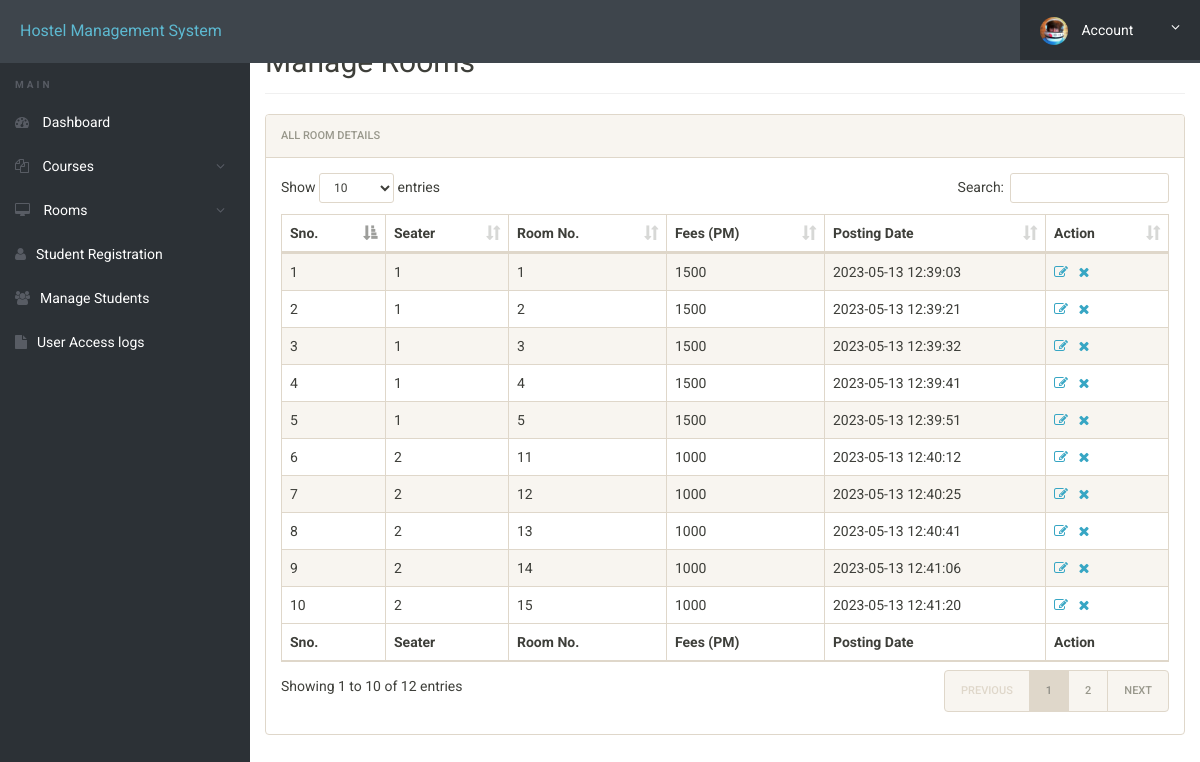
Page /admin/manage-rooms.php (signed in) on the committed database.
### tables this page shows
CREATE TABLE `rooms` (
  `id` int(11) NOT NULL,
  `seater` int(11) NOT NULL,
  `room_no` int(11) NOT NULL,
  `fees` int(11) NOT NULL,
  `posting_date` timestamp NOT NULL DEFAULT current_timestamp()
);

### admin/manage-rooms.php (the view, shortened to what this page needs)
<?php
include('includes/config.php');
?>
<!doctype html>
<html lang="en" class="no-js">
<head>
	<link rel="stylesheet" href="css/font-awesome.min.css">
	<link rel="stylesheet" href="css/bootstrap.min.css">
	<link rel="stylesheet" href="css/dataTables.bootstrap.min.css">
	<link rel="stylesheet" href="css/bootstrap-social.css">
	<link rel="stylesheet" href="css/bootstrap-select.css">
	<link rel="stylesheet" href="css/fileinput.min.css">
	<link rel="stylesheet" href="css/awesome-bootstrap-checkbox.css">
	<link rel="stylesheet" href="css/style.css">
</head>
<body>
	<?php include('includes/header.php');?>
	<div class="ts-main-content">
			<?php include('includes/sidebar.php');?>
		<div class="content-wrapper">
			<div class="container-fluid">
				<div class="row">
					<div class="col-md-12">
						<h2 class="page-title">Manage Rooms</h2>
						<div class="panel panel-default">
							<div class="panel-heading">All Room Details</div>
							<div class="panel-body">
								<table id="zctb" class="display table table-striped table-bordered table-hover" cellspacing="0" width="100%">
									<thead>
										<tr>
											<th>Sno.</th>
											<th>Seater</th>
											<th>Room No.</th>
											<th>Fees (PM) </th>
											<th>Posting Date  </th>
											<th>Action</th>
										</tr>
									</thead>
									<tfoot>
										<tr>
											<th>Sno.</th>
											<th>Seater</th>
											<th>Room No.</th>
											<th>Fees (PM) </th>
											<th>Posting Date  </th>
											<th>Action</th>
										</tr>
									</tfoot>
									<tbody>
<?php
$ret="select * from rooms";
$stmt= $mysqli->prepare($ret) ;
$stmt->execute() ;
$res=$stmt->get_result();
$cnt=1;
while($row=$res->fetch_object())
	  {
	  	?>
<tr><td><?php echo $cnt;;?></td>
<td><?php echo $row->seater;?></td>
<td><?php echo $row->room_no;?></td>
<td><?php echo $row->fees;?></td>
<td><?php echo $row->posting_date;?></td>
<td><a href="edit-room.php?id=<?php echo $row->id;?>"><i class="fa fa-edit"></i></a>&nbsp;&nbsp;
<a href="manage-rooms.php?del=<?php echo $row->id;?>" onclick="return confirm("Do you want to delete");"><i class="fa fa-close"></i></a></td>
										</tr>
									<?php
$cnt=$cnt+1;
									 } ?>
									</tbody>
								</table>
							</div>
						</div>
					</div>
				</div>
			</div>
		</div>
	</div>
</body>
</html>

### admin/includes/header.php (shortened to what this page needs)
<div class="brand clearfix">
		<a href="#" class="logo" style="font-size:16px;">Hostel Management System</a>
		<ul class="ts-profile-nav">
			<li class="ts-account">
				<a href="#"><img src="img/ts-avatar.jpg" class="ts-avatar hidden-side" alt=""> Account <i class="fa fa-angle-down hidden-side"></i></a>
			</li>
		</ul>
	</div>

### admin/includes/sidebar.php (shortened to what this page needs)
<nav class="ts-sidebar">
			<ul class="ts-sidebar-menu">
				<li class="ts-label">Main</li>
				<li><a href="dashboard.php"><i class="fa fa-dashboard"></i> Dashboard</a></li>
					<li><a href="#"><i class="fa fa-files-o"></i> Courses</a>
				</li>
					<li><a href="#"><i class="fa fa-desktop"></i> Rooms</a>
				</li>
				<li><a href="registration.php"><i class="fa fa-user"></i>Student Registration</a></li>
				<li><a href="manage-students.php"><i class="fa fa-users"></i>Manage Students</a></li>
				<li><a href="access-log.php"><i class="fa fa-file"></i>User Access logs</a></li>
		</nav>

### admin/css/style.css (style rules this page uses)
html { font-size: 14px; }
@media only screen and (min-width: 480px) { html { font-size: 17px; } }
@media only screen and (min-width: 768px) { html { font-size: 14px; } }
body { font-size: 1em; }
a { color: #37a6c4; }
.panel { overflow: hidden; }
ul, li { margin: 0; padding: 0; list-style: none; }
.page-title { padding-bottom: 15px; margin-bottom: 20px; border-bottom: 1px solid #f0f0f0; }
.brand { background: #3e454c; position: relative; z-index: 3; position: fixed; width: 100%; top: 0; }
.brand .logo { box-sizing: border-box; padding: 20px; float: left; display: block; width: 200px; }
@media only screen and (min-width: 992px) { .brand .logo { width: 250px; } }
.brand .ts-profile-nav { float: right; display: none; }
.brand .ts-profile-nav li { float: left; position: relative; }
.brand .ts-profile-nav li a { display: block; padding: 20px; color: #fff; }
.brand .ts-profile-nav .ts-account .fa-angle-down { float: right; }
.brand .ts-profile-nav .ts-account > a { width: 180px; background: #2c3136; }
.brand .ts-profile-nav .ts-account .ts-avatar { border-radius: 50%; height: 28px; margin: -10px 0; margin-right: 10px; }
@media only screen and (min-width: 992px) { .brand .ts-profile-nav { display: block; } }
.ts-sidebar { background: #2c3136; max-height: 0; transition: max-height 0.3s; overflow: hidden; position: fixed; z-index: 2; width: 100%; bottom: 0; top: 60px; overflow-y: auto; }
@media only screen and (min-width: 992px) { .ts-sidebar { max-height: 100%; bottom: 0; } }
.ts-sidebar-menu .ts-label { color: #585c64; font-weight: bold; padding: 8px 15px; text-transform: uppercase; font-size: 10px; letter-spacing: 3px; margin-top: 10px; }
.ts-sidebar-menu a { display: block; text-decoration: none; padding: 12px 15px; color: #fff; }
.ts-sidebar-menu li { position: relative; }
.ts-sidebar-menu li i { color: #585c64; margin-right: 10px; }
.ts-main-content .content-wrapper { padding-top: 15px; margin-top: 10px; }
@media only screen and (min-width: 992px) { .ts-main-content .ts-sidebar { width: 250px; float: left; } }
@media only screen and (min-width: 992px) { .ts-main-content .content-wrapper { margin-left: 250px; } }

### rows in the picture
rooms: seater "1", room_no "1", fees "1500", posting_date "2023-05-13 12:39:03"
rooms: seater "1", room_no "2", fees "1500", posting_date "2023-05-13 12:39:21"
rooms: seater "1", room_no "3", fees "1500", posting_date "2023-05-13 12:39:32"
rooms: seater "1", room_no "4", fees "1500", posting_date "2023-05-13 12:39:41"
rooms: seater "1", room_no "5", fees "1500", posting_date "2023-05-13 12:39:51"
rooms: seater "2", room_no "11", fees "1000", posting_date "2023-05-13 12:40:12"
rooms: seater "2", room_no "12", fees "1000", posting_date "2023-05-13 12:40:25"
rooms: seater "2", room_no "13", fees "1000", posting_date "2023-05-13 12:40:41"
rooms: seater "2", room_no "14", fees "1000", posting_date "2023-05-13 12:41:06"
rooms: seater "2", room_no "15", fees "1000", posting_date "2023-05-13 12:41:20"
